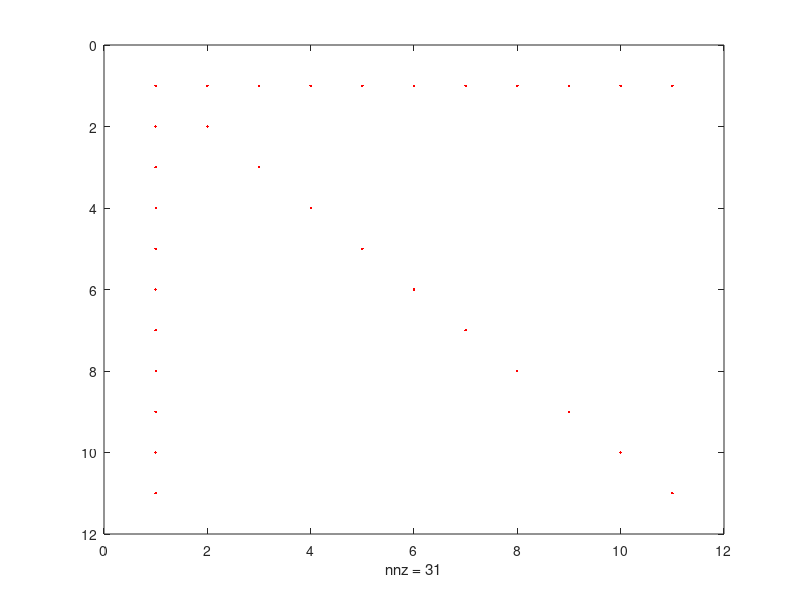
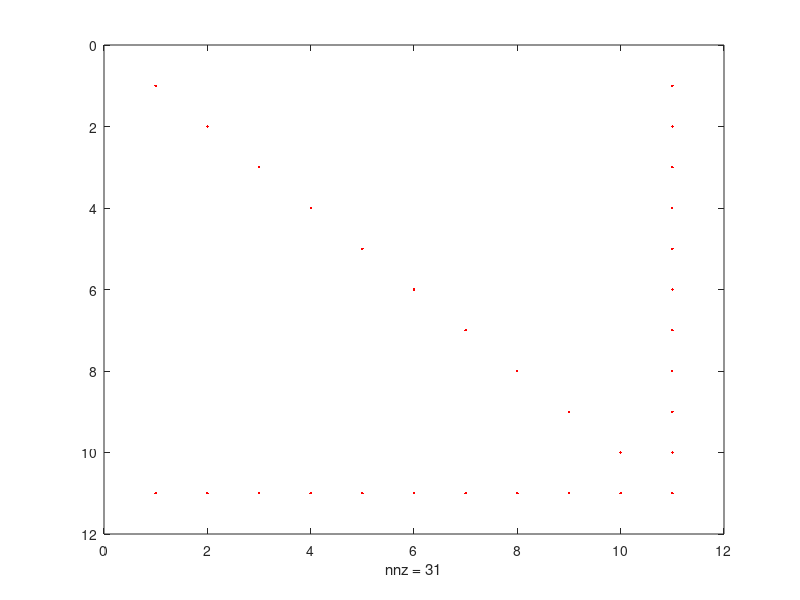

Here is the MATLAB script that generated these plots, in order:
n = 10; A = [ n+1, (n:-1:1) ; ones(n,1), eye(n,n)];
% Permutation matrix ($\to$ Def.~\ref{def:permmat}) encoding cyclic permutation
P = [zeros(n,1),eye(n);1,zeros(1,n)];

figure('name','A');    
spy(A,'r.'); print -depsc  '../PICTURES/InvArrowSpy.eps';
figure('name','PAPT');
spy(P*A*P','r.'); print -depsc '../PICTURES/ArrowSpy.eps';
